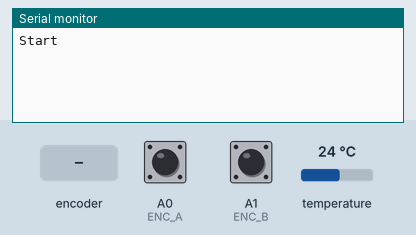
This sketch was run on a simulated Arduino Uno, built with avr-gcc and run on an emulated ATmega328P. Shown: the last lines printed to the serial monitor. The test bench sets the inputs (shaded band); at power-on: A0 (ENC_A) HIGH, A1 (ENC_B) HIGH, temperature 24 °C.

Above: at 2.2 s.
2.3 s: rotary encoder on A0 (ENC_A) / A1 (ENC_B) turned 1 step (first pin leading)
At 3.0 s:
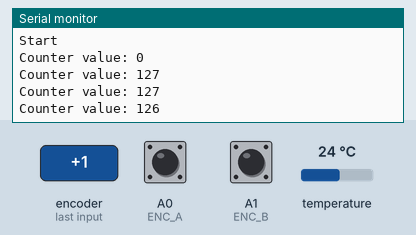
4.0 s: rotary encoder on A0 (ENC_A) / A1 (ENC_B) turned 1 step (first pin leading)
At 5.3 s:
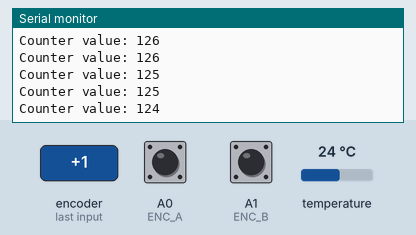
Timing chart, 0 to 7.0 s (numbered marks = the images above; inputs shaded):
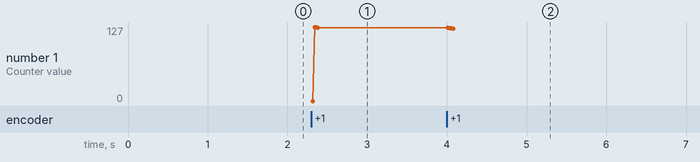

The sketch:

new_web_thermostat.ino
```cpp
#include <SoftwareSerial.h>
#include <OneWire.h>

//Temperature chip i/o
int DS18S20_Pin = 5; //DS18S20 Signal pin on digital 2
OneWire ds(DS18S20_Pin);  // on digital pin 2
int temp_correction = -7;


static short lcd_screen = 3;
SoftwareSerial lcd(9,lcd_screen);

unsigned int set_temp = 0;

/* Rotary encoder read example */
#define ENC_A A0
#define ENC_B A1
#define ENC_PORT PINC

void setup()
{
  /* Setup encoder pins as inputs */
  pinMode(ENC_A, INPUT);
  digitalWrite(ENC_A, HIGH);
  pinMode(ENC_B, INPUT);
  digitalWrite(ENC_B, HIGH);

  Serial.begin (9600);
  Serial.println("Start");

  lcd.begin (9600);
  clearResetLCD();
  lcd.print("Ready");
  delay(1000);
}

void loop()
{

  float temperature = getTemp();
  float farh = toFarh(temperature);

 static uint8_t counter = 0;      //this variable will be changed by encoder input
 int8_t tmpdata;
 /**/
  tmpdata = read_encoder();
  if( tmpdata ) {
    Serial.print("Counter value: ");
    Serial.println((counter/2), DEC);
    counter += tmpdata;
  }
}

/* returns change in encoder state (-1,0,1) */
int8_t read_encoder()
{
  static int8_t enc_states[] = {0,-1,1,0,1,0,0,-1,-1,0,0,1,0,1,-1,0};
  static uint8_t old_AB = 0;
  /**/
  old_AB <<= 2;                   //remember previous state
  old_AB |= ( ENC_PORT & 0x03 );  //add current state
  return ( enc_states[( old_AB & 0x0f )]);
}

void setLCDCursor(byte cursor_position)
{
  lcd.write(0xFE);
  lcd.write(cursor_position);  // send the cursor position
}

void clearDisplay()
{
  lcd.write(0xFE);
  lcd.write(0x01);
}

void selectLineTwo()
{
  //puts the cursor at line 0 char 0.
  lcd.write(0xFE); //command flag
  lcd.write(192); //position
}

void clearResetLCD()
{
   clearDisplay();
   setLCDCursor(0);
}

float getTemp(){
  //returns the temperature from one DS18S20 in DEG Celsius

  byte data[12];
  byte addr[8];

  if ( !ds.search(addr)) {
      //no more sensors on chain, reset search
      ds.reset_search();
      return -1000;
  }

  if ( OneWire::crc8( addr, 7) != addr[7]) {
      Serial.println("CRC is not valid!");
      return -1000;
  }

  if ( addr[0] != 0x10 && addr[0] != 0x28) {
      Serial.print("Device is not recognized");
      return -1000;
  }

  ds.reset();
  ds.select(addr);
  ds.write(0x44,1); // start conversion, with parasite power on at the end

  byte present = ds.reset();
  ds.select(addr);
  ds.write(0xBE); // Read Scratchpad


  for (int i = 0; i < 9; i++) { // we need 9 bytes
    data[i] = ds.read();
  }

  ds.reset_search();

  byte MSB = data[1];
  byte LSB = data[0];

  float tempRead = ((MSB << 8) | LSB); //using two's compliment
  float TemperatureSum = tempRead / 16;

  return TemperatureSum;

}

float toFarh(float cel)
{
  return ((cel * 1.8) + 32.0);
}
```

Measured:
- after the input at 2.3 s, the serial monitor: prints a new line at once (image 1)
- after the input at 4.0 s, the serial monitor: prints a new line at once (image 2)
- plotted number 1: 126 → 124 after the input at 4.0 s
